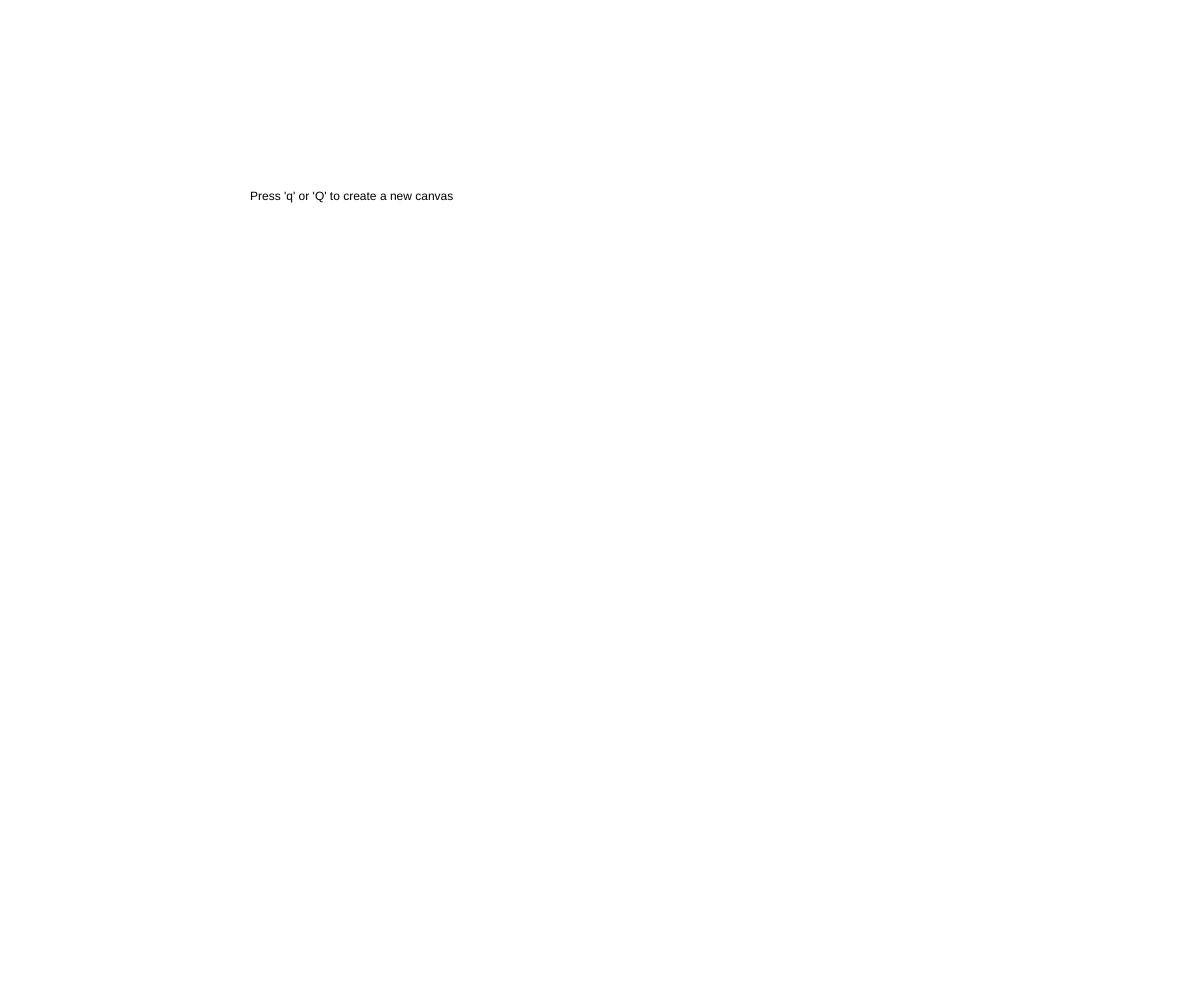
Frame 1 (no input)
Frame 60 (no input): identical to frame 1, image omitted
Frame 120 (the mouse pressed at the canvas centre since frame 60): identical to frame 1, image omitted

The p5.js sketch that drew this single still picture (run headless with seeded random() and noise() and a simulated clock; from frame 60 on, the mouse is pressed at the canvas centre):

// p5.js sketch
// ── sketch.js
let r =0;
let g =0;
let b =0;

let x;
let y;



let t = 0;
let inc = 3.14/50;

let currentkey = 0;

function setup(){
  createCanvas(windowWidth,windowHeight);
  fill(0);
  text("Press 'q' or 'Q' to create a new canvas", 250,200);
  fill(250,250,250);
  stroke(0,0,0);
}

function draw(){ 
  //ebpalette();
  eb2newcanvas();
 
  if(mouseIsPressed){
  ebdrawChoice();
  }
   
}

function ebdrawChoice(){
  
  
  if( key == '1' ){
    ebcd(1,3);
     print("1");
     
  }
  
  if( key == '2' ){
   ebcds();
     print("2");
     
  }
  
 if( key == '3' ){
    ebtri();
     print("3");
   
 }
 if( key == '4' ){
  ebline();
  
   print("4");
 
}
  
}


function mousePressed(){
  currentkey++;
  if(currentkey=3){
    currentkey=0;
  }
}


function ebpalette(){
  //chart for loop
  fill(100,100,100);
  for(var x=5; x< 100; x= x+32){
    for(var y=150; y<250; y= y+ 32){ 
     rect(x ,y ,30,30);
    
    } 
  }
}

function eb2newcanvas(){
  stroke(0,0,0);
  if(key =='q' || key=='Q'){
   r= 250;
   g= 250;
   b=250;
   fill(r,g,b);
   rect(0,0,windowWidth,windowHeight);
   print("clearpage");
   
  }
}

function ebcd( s, s2){
  push();
    strokeWeight(s);
    point(mouseX +cos(t)*50, mouseY+ sin(t) * 50);
    t= t+ inc;
  pop();
  
  push();
    
    fill(0, 0, 0);
    circle(mouseX, mouseY, s2);
  pop();
}

function ebcds(){
  push();
  strokeWeight(1);
    line(mouseX +cos(t/2)*50, mouseY+ sin(t/2) * 50, (mouseX+20) + cos(t/2)*50, (mouseY+20)+ sin(t/2) * 50);
    t= t+ inc;
  pop();
}

function ebtri(){
  push();
  fill(random(0,250));
  stroke(2);
  triangle(mouseX, mouseY, mouseX , mouseY+ 100, mouseX +100, mouseY);
  pop();
}

function ebline(){
  push();
  //rotate(radians(60));
line(mouseX , mouseY, mouseX+30, mouseY + 30);

  pop();
  
}

function ebe(){
  push();
  stroke(250);
  fill(250);
  circle(mouseX,mouseY,50);
  pop();
}
